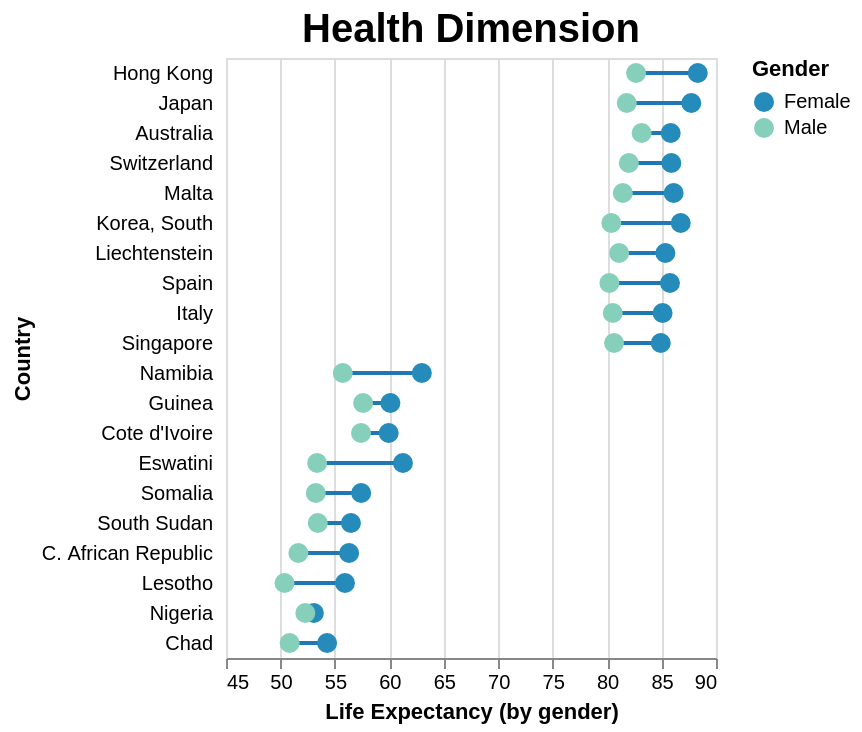

Source (Vega-Lite JSON):
### Vega-Lite specification from a JSON file in a GitHub repository (floating-point values rounded to 4 significant figures)
{"$schema": "https://vega.github.io/schema/vega-lite/v5.json", "width": 245, "height": 300, "title": {"text": "Health Dimension", "fontSize": 20}, "data": {"values": [{"Country": "Hong Kong", "Life expectancy": 88.33, "Gender": "Female"}, {"Country": "Hong Kong", "Life expectancy": 82.66, "Gender": "Male"}, {"Country": "Australia", "Life expectancy": 85.84, "Gender": "Female"}, {"Country": "Australia", "Life expectancy": 83.17, "Gender": "Male"}, {"Country": "C. African Republic", "Life expectancy": 56.3, "Gender": "Female"}, {"Country": "C. African Republic", "Life expectancy": 51.65, "Gender": "Male"}, {"Country": "Chad", "Life expectancy": 54.28, "Gender": "Female"}, {"Country": "Chad", "Life expectancy": 50.84, "Gender": "Male"}, {"Country": "Cote d'Ivoire", "Life expectancy": 59.94, "Gender": "Female"}, {"Country": "Cote d'Ivoire", "Life expectancy": 57.4, "Gender": "Male"}, {"Country": "Eswatini", "Life expectancy": 61.25, "Gender": "Female"}, {"Country": "Eswatini", "Life expectancy": 53.37, "Gender": "Male"}, {"Country": "Guinea", "Life expectancy": 60.1, "Gender": "Female"}, {"Country": "Guinea", "Life expectancy": 57.59, "Gender": "Male"}, {"Country": "Italy", "Life expectancy": 85.1, "Gender": "Female"}, {"Country": "Italy", "Life expectancy": 80.52, "Gender": "Male"}, {"Country": "Japan", "Life expectancy": 87.73, "Gender": "Female"}, {"Country": "Japan", "Life expectancy": 81.8, "Gender": "Male"}, {"Country": "Korea, South", "Life expectancy": 86.76, "Gender": "Female"}, {"Country": "Korea, South", "Life expectancy": 80.39, "Gender": "Male"}, {"Country": "Lesotho", "Life expectancy": 55.93, "Gender": "Female"}, {"Country": "Lesotho", "Life expectancy": 50.37, "Gender": "Male"}, {"Country": "Liechtenstein", "Life expectancy": 85.35, "Gender": "Female"}, {"Country": "Liechtenstein", "Life expectancy": 81.1, "Gender": "Male"}, {"Country": "Malta", "Life expectancy": 86.11, "Gender": "Female"}, {"Country": "Malta", "Life expectancy": 81.44, "Gender": "Male"}, {"Country": "Namibia", "Life expectancy": 62.98, "Gender": "Female"}, {"Country": "Namibia", "Life expectancy": 55.72, "Gender": "Male"}, {"Country": "Nigeria", "Life expectancy": 53.07, "Gender": "Female"}, {"Country": "Nigeria", "Life expectancy": 52.28, "Gender": "Male"}, {"Country": "Singapore", "Life expectancy": 84.93, "Gender": "Female"}, {"Country": "Singapore", "Life expectancy": 80.64, "Gender": "Male"}, {"Country": "Somalia", "Life expectancy": 57.41, "Gender": "Female"}, {"Country": "Somalia", "Life expectancy": 53.25, "Gender": "Male"}, {"Country": "South Sudan", "Life expectancy": 56.47, "Gender": "Female"}, {"Country": "South Sudan", "Life expectancy": 53.43, "Gender": "Male"}, {"Country": "Spain", "Life expectancy": 85.77, "Gender": "Female"}, {"Country": "Spain", "Life expectancy": 80.21, "Gender": "Male"}, {"Country": "Switzerland", "Life expectancy": 85.9, "Gender": "Female"}, {"Country": "Switzerland", "Life expectancy": 82.0, "Gender": "Male"}]}, "encoding": {"x": {"field": "Life expectancy", "type": "quantitative", "title": "Life Expectancy (by gender)", "scale": {"domain": [45, 90]}}, "y": {"field": "Country", "type": "nominal", "title": "Country", "axis": {"offset": 5, "ticks": false, "minExtent": 70, "domain": false}, "sort": {"field": "Life expectancy", "order": "descending", "op": "average", "aggregate": "mean"}}, "color": {"field": "Gender", "type": "nominal", "scale": {"domain": ["Female", "Male"], "range": ["#e6959c", "#911a24"]}, "title": "Gender"}}, "layer": [{"mark": "line", "encoding": {"detail": {"field": "Country", "type": "nominal"}, "color": {"value": "#1f77b4"}}}, {"mark": {"type": "point", "filled": true}, "encoding": {"color": {"field": "Gender", "type": "nominal", "scale": {"scheme": "yellowgreenblue", "reverse": true}, "title": "Gender"}, "size": {"value": 100}, "opacity": {"value": 1}}}]}
